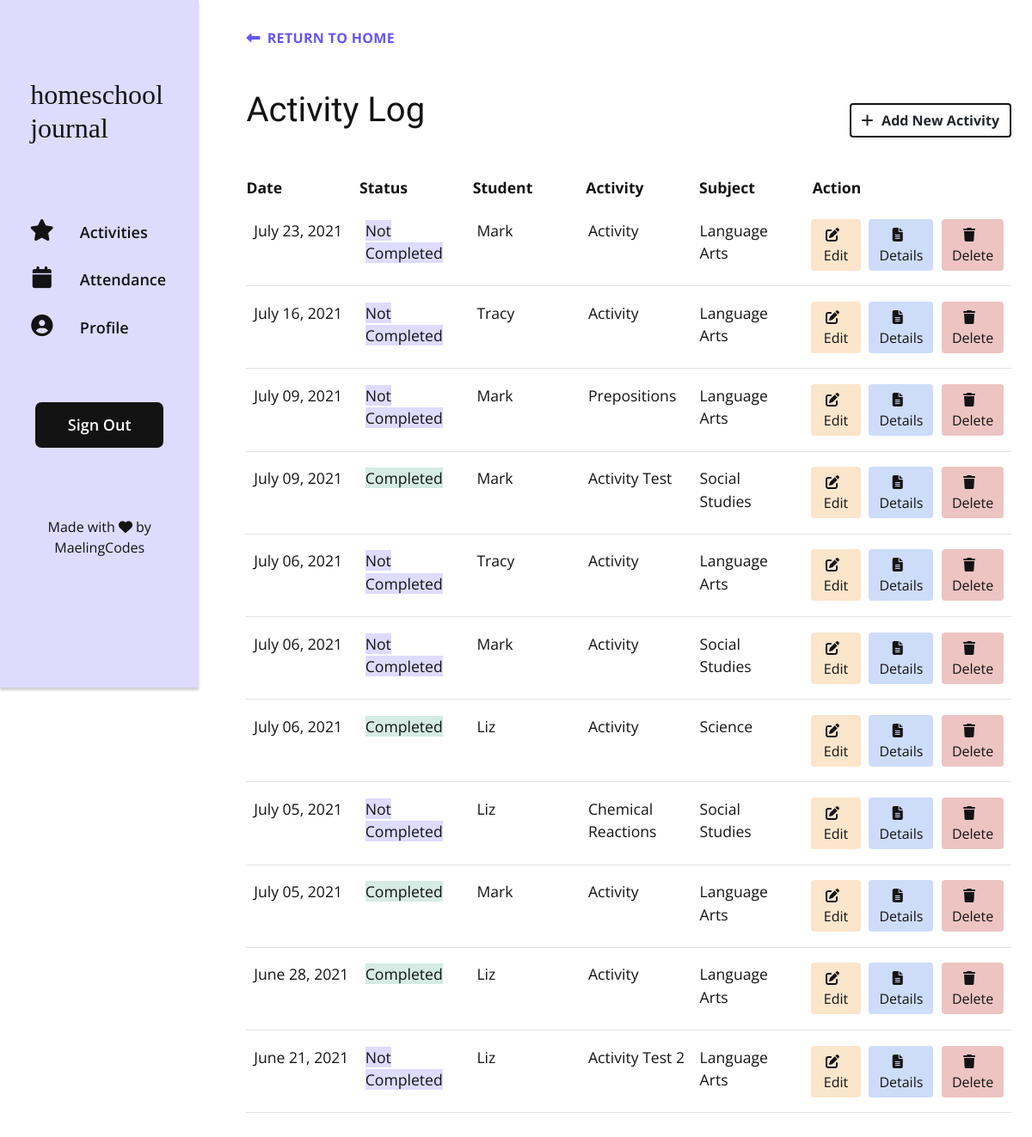
Page /log (signed in) on the earlier database version.
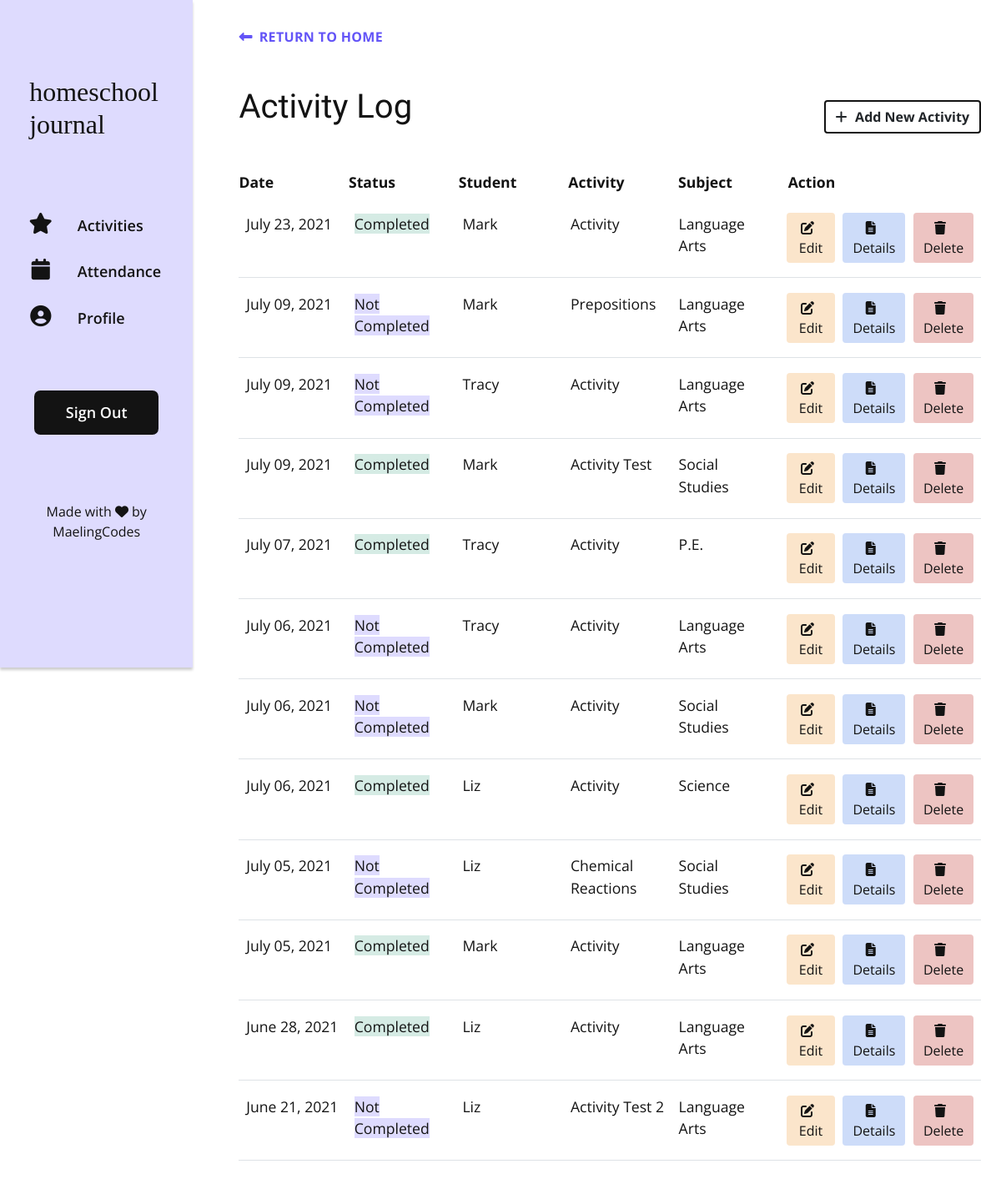
Same page on the later database version.
### app/models.py (models this page shows, shortened)
class Activity(db.Model):
    id = db.Column(db.Integer, primary_key=True)
    title = db.Column(db.String(150), index=True, nullable=False)
    user_id = db.Column(db.Integer, db.ForeignKey('user.id'), index=True)
    subject_id = db.Column(db.Integer, db.ForeignKey('subject.id'), index=True, nullable=False)
    student_id = db.Column(db.Integer, db.ForeignKey('student.id'), index=True, nullable=False)
    description = db.Column(db.Text, index=True)
    resources = db.Column(db.Text, index=True)
    activity_date = db.Column(db.DateTime, index=True, nullable=False)
    notes = db.Column(db.Text, index=True)
    status = db.Column(db.String(64), index=True, nullable=False)

class Student(db.Model):
    id = db.Column(db.Integer, primary_key=True)
    student_name = db.Column(db.String(64), index=True)
    user_id = db.Column(db.Integer, db.ForeignKey('user.id'))
    attendance = db.relationship('Attendance', backref='student', lazy='dynamic')
    activities = db.relationship('Activity', backref='student', lazy='dynamic')
    def __str__(self):
        return self.student_name

class Subject(db.Model):
    id = db.Column(db.Integer, primary_key=True)
    user_id = db.Column(db.Integer, db.ForeignKey('user.id'), index=True)
    subject_name = db.Column(db.String(64), index=True)
    activities = db.relationship('Activity', backref='subject', lazy='dynamic')
    def __str__(self):
        return self.subject_name

### app/routes.py (the view)
@app.route('/log', methods = ('GET', 'POST'))
@login_required
def log():
    activities = current_user.activities.order_by(Activity.activity_date.desc()).all()
    return render_template('log.html', activities=activities)

### app/__init__.py (called while the page is built)
@app.template_filter()
def datetime_format_filter(value, format='%B %d, %Y'):
    return value.strftime(format)

### app/models.py (called while the page is built)
@login.user_loader
def load_user(id):
    return User.query.get(int(id))

### app/templates/log.html (shortened to what this page needs)
{% extends 'base.html' %}
{% block content %}
    <div class="activity activity--log">
        <a class="activity__btn-back" href="{{ url_for('index') }}"><i class="fas fa-long-arrow-alt-left controls-icon"></i>Return to Home</a>
        <div class="activity-log__header">
            <h1 class="activity__title">Activity Log</h1>
            <a href="{{ url_for('add') }}" id="add-btn" class="btn activity__add-btn"><i class="fas fa-plus activity__add-btn-icon"></i>Add New Activity</a>
        </div>
        <div class="activity-log__table-wrapper">
            <div class="activity-log__table-wrapper">
                <div class="activity-log__table-header-wrapper">
                    <div class="activity-log__table-header">
                        <h2 class="activity-log__table-heading">Date</h2>
                        <h2 class="activity-log__table-heading">Status</h2>
                        <h2 class="activity-log__table-heading">Student</h2>
                        <h2 class="activity-log__table-heading">Activity</h2>
                        <h2 class="activity-log__table-heading">Subject</h2>
                        <h2 class="activity-log__table-heading">Action</h2>
                    </div>
                </div>
                <div class="activity-log__table-content">
                    {% for activity in activities %}
                    <div class=activity-log__entry>
                        <p class="activity-log__entry-data">{{ activity.activity_date | datetime_format_filter }}</p>
                        <p class="activity-log__entry-data"><span class="activity__entry-status-{{ activity.status | lower | replace(" ", "") }}">{{ activity.status }}</span></p>
                        <p class="activity-log__entry-data"><span class="activity-log__entry-label">Student: </span>{{ activity.student }}</p>
                        <p class="activity-log__entry-data"><span class="activity-log__entry-label">Activity: </span>{{ activity.title }}</p>
                        <p class="activity-log__entry-data"><span class="activity-log__entry-label">Subject: </span>{{ activity.subject }}</p>
                        <p class="activity-log__entry-data activity-log__entry-controls">
                            <a href="{{ url_for('update', id=activity.id) }}" class="btn btn-edit activity-log__controls-btn"><i class="fas fa-edit controls-icon"></i>Edit</a>
                            <a href="{{ url_for('details', id=activity.id) }}" class="btn btn-details activity-log__controls-btn"><i class="fas fa-file-alt controls-icon"></i></i>Details</a>
                            <a href="{{ url_for('delete', id=activity.id) }}" class="btn btn-delete activity-log__controls-btn" onclick="return confirm('Are you sure you want to delete?')"><i class="fas fa-trash controls-icon"></i>Delete</a>
                        </p>
                    </div>
                    {% endfor %}
                </div>
            </div>
        </div>
    </div>
{% endblock %}

### app/templates/base.html (shortened to what this page needs)
<!DOCTYPE html>
<html lang="en">
    <head>
        <link rel="stylesheet" href="https://stackpath.bootstrapcdn.com/bootstrap/4.3.1/css/bootstrap.min.css">
        <link rel="stylesheet" href="{{ url_for('static', filename='style.css') }}">
        <link rel="stylesheet" href="https://unpkg.com/bootstrap-table@1.18.2/dist/bootstrap-table.min.css">
    </head>
    <body>
      <div class="container-main">
        <header class="header-main">
          <nav class="navbar-custom">
            <div class="navbar-panel" id="navbarPanel">
              <h1 class="navbar-panel-logo"><a class="navbar-panel-logo__text" href="{{ url_for('index') }}">homeschool<br>journal</a></h1>
              <ul class="navbar-list">
                <li class="nav-item">
                  <a class="nav-item--link" href="{{ url_for('log') }}"><i class="fas fa-fw fa-star menu-icon"></i>Activities</a>
                </li>
                <li class="nav-item">
                  <a class="nav-item--link" href="{{ url_for ('attend') }}"><i class="fas fa-fw fa-calendar menu-icon"></i>Attendance</a>
                </li>
                <li class="nav-item">
                  <a class="nav-item--link" href="{{ url_for ('profile') }}"><i class="fas fa-fw fa-user-circle menu-icon"></i>Profile</a>
                </li>
                <li class="nav-item">
                  {% if current_user.is_anonymous %}
                  <a class="nav-item--link nav-link--sign" href="{{ url_for ('login') }}">Sign In</a>
                  {% else %}
                  <a class="nav-item--link nav-link--sign" href="{{ url_for ('logout') }}">Sign Out</a>
                  {% endif %}
                </li>
              </ul>
              <div class=navbar__footer>
                Made with <i class="fas fa-heart footer__icon"></i> by<br> <a href="https://github.com/maelingmurphy" class="navbar__footer-link">MaelingCodes</a>
              </div>
            </div>
          </nav>
        </header>
        <div class ="container">
          {% block content %} {% endblock %}
        </div>
      </div>
    </body>
</html>

Differences in the rows shown:
changed Activity "July 23, 2021": status "Not Completed" → "Completed"
shown differently, row unchanged: Activity "Prepositions": moves up the list
changed Activity (number 3 of 12 on the later page): activity_date "July 16, 2021" → "July 09, 2021"
added Activity: activity_date "July 07, 2021", status "Completed", student "Tracy", title "Activity", subject "P.E."
